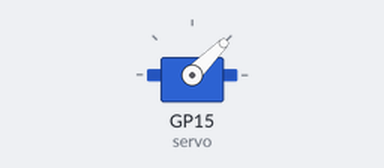
Bench run of a program on a simulated Raspberry Pi Pico running MicroPython. On the bench: servo. Servo angles are drawn from the pulse width (0.5 ms = 0°, 2.5 ms = 180°).

Above: at 0.05 s.
At 1.5 s:
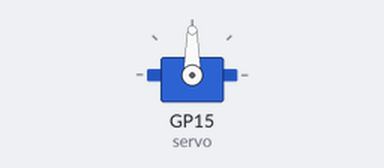
At 3.0 s:
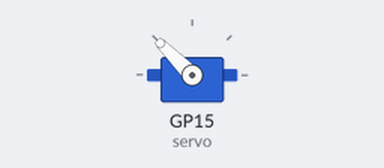
Timing chart, 0 to 6.9 s (numbered marks = the images above):
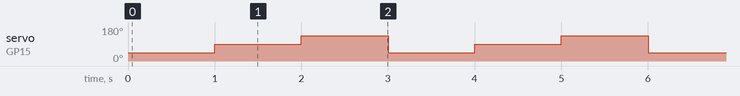

The program:

servo-min-mid-max.py
```python
# ==================================================
"""
Project objective: Swing the servo arm from min, mid, to max positions

Hardware and connections used:
    Servo GND to Raspberry Pi Pico W GND
    Servo V+ to Raspberry Pi Pico W 3.3 V
    Servo PWM pin to GPIO Pin 15

Author: Adrian Josele G. Quional
"""
# ==================================================

# modules
from picozero import Servo	# importing Servo class to easily control the servo motor
from time import sleep

# creating a Servo object
servo = Servo(15)

# continuously swing the servo arm to min, mid, and max positions (for a duration of 1 sec each)
while True:
    # swinging the servo arm to its min position
    servo.min()
    sleep(1)

    # swinging the servo arm to its mid position
    servo.mid()
    sleep(1)

    # swinging the servo arm to its max position
    servo.max()
    sleep(1)
```

Measured:
- by itself, servo on GP15 (servo): repeats every 3.0 s: 135° 1.0 s, 45° 1.0 s, 90° 1.0 s
